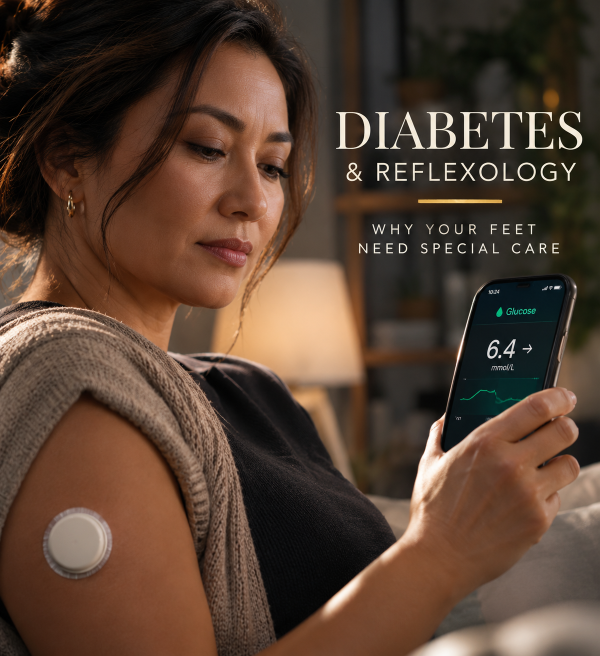
#> input picture brand/photos/diabetes/stills/client-phone.png, 1199 x 1312 px (shown at 1/2 size)
$ python -i diabetes_reel.py   (imports and definitions only)
#> lines starting #> are read from the running program, lines starting #| are printed output that depends on the picture
"""Reel — "Did you know stress can raise your blood sugar?" — Diabetes & Reflexology · Advanced Massage Therapy.

Educational story: stress hormones and blood sugar (established physiology, Diabetes Canada), diabetes and
the feet (neuropathy), the pancreas reflex (reflexology concept), gentle adapted technique, relaxation,
the owner's practitioner observation (5–15 % lower readings after a session, labelled "practitioner
observation · results vary" at the owner's explicit request), insulin safety line, "doesn't replace your
diabetes care", DM to book at Advanced Massage Therapy, 2020 Corydon Ave.

Voice (§47.8): ElevenLabs Zara via json2video (production/zara_tts.py), timed with faster-whisper word
timestamps (production/diabetes_audio/words.json).
Footage: owner's 4 clips (client + feet, Zarina working, client + glucose phone, storefront — shown only as a
heavy soft blur behind the OFFICIAL AMT logo, because the clip's sign is an AI redraw) + 5 stills.
Type (new pairing): Newsreader (editorial serif) + Manrope (sans) + Pinyon Script (accent).
Palette: deep teal (echoes the AMT knot) + ivory + champagne gold.
Music (§46, new): C minor -> E-flat major, 66 BPM, harp-like plucked arpeggios, warm string pad,
brush-swirl pulse on 2 & 4, wooden-knock accents on reveals, reverse swells into scene changes.

  python3 production/diabetes_reel.py stills [t ...]
  python3 production/diabetes_reel.py video
"""
import json
import math
import os
import subprocess
import sys
import wave
from multiprocessing import Pool

import numpy as np
import soundfile as sf
from PIL import Image, ImageDraw, ImageFilter, ImageFont

sys.path.insert(0, os.path.dirname(os.path.abspath(__file__)))
import oct16_amt_thanksgiving as base  # noqa: E402
from doctor_story_reel import put_shine, drop, slide  # noqa: E402
from oct16_amt_thanksgiving import Text, bilinear, ease_in_out, ease_out, letters, line, prog, put, put_c, put_x, rise, sharp_in, wash, wipe  # noqa: E402
from oct15_pe_thu_sat import ks  # noqa: E402

ROOT = base.ROOT
FONTS = base.FONTS
DB = os.path.join(ROOT, "brand", "photos", "diabetes")
AUD = os.path.join(ROOT, "production", "diabetes_audio")
LOGO = os.path.join(ROOT, "brand", "locations", "advanced-massage-therapy-logo.png")
FR = "/tmp/claude-0/-home-user-Reflex/f74b54ed-c929-5941-94f0-7201420216f3/scratchpad/diab_frames"
OUT_DIR = base.OUT_DIR
NAME = "2026-11-diabetes-reflexology-amt"
W, H, FPS = 1080, 1920, 30
# [1 line not run here, left out]
# [1 line that did not run here, left out]
# [1 line that did not run here, left out]

IVORY = (252, 247, 238)
NIGHT = (8, 14, 15)
TEAL = (96, 196, 188)
GOLD_LINE = (226, 194, 136)
base.GOLDS["champ"] = ((252, 238, 208), (226, 194, 140), (168, 130, 78))


# [18 lines left out: functions at, news, mano, not called in this run]


def pin(size):
    return ImageFont.truetype(os.path.join(FONTS, "PinyonScript-Regular.ttf"), size)


def T(txt, fnt, fill, tracking=0):
    return Text(txt, fnt, fill, tracking=tracking, shadow=NIGHT)


# ---------------------------------------------------------------- scenes (from the voice timing)
# [12 lines that did not run here, left out]
CLIPS = {"c1": "c1-feet-tingling.mp4", "c2": "c2-zarina-foot.mp4", "c3": "c3-glucose-phone.mp4", "c4": "c4-amt-storefront.mp4"}
# still: (file, source crop box with 9:16 aspect — keeps AI-baked titles out of frame)
STILLS = {"hook": ("client-phone.png", (0, 60, 660, 1233)),
          "pancreas": ("pancreas.png", (40, 380, 560, 1304)),
          "stress": ("client-phone.png", (0, 60, 660, 1233)),
          "chart": ("chart-v2.png", (110, 0, 974, 1536)),
          "towel": ("towel.png", (0, 0, 941, 1672)),
          "portrait": ("portrait.png", (100, 0, 800, 1244))}
CAMS = {"hook": (0.5, 0.42, 1.0, 1.07), "pancreas": (0.5, 0.36, 1.02, 1.20), "stress": (0.45, 0.55, 1.12, 1.30),
        "chart": (0.72, 0.36, 1.00, 1.16), "towel": (0.5, 0.45, 1.08, 1.0), "portrait": (0.5, 0.40, 1.0, 1.06)}
PANC_CHART = (792, 437)      # highlighted pancreas reflex on chart-v2.png (owner's v2: anatomically correct hand) (reflexology concept)


# [30 lines left out: functions build_still, cam_window, to_screen, render_still, not called in this run]


class Clip:
    # [77 lines left out: functions __init__, frame, zoom_grid, blurred_fill, scene_frame, not called in this run]


def background(A, t):
    act = [i for i, sc in enumerate(SCENES) if sc[2] - 1e-3 <= t <= sc[3] + 1e-3]
    if len(act) >= 2:
        i1, i2 = act[-2], act[-1]
        p = (t - SCENES[i2][2]) / max(1e-3, SCENES[i1][3] - SCENES[i2][2])
        a = Image.fromarray(np.clip(scene_frame(A, i1, t), 0, 255).astype(np.uint8)).filter(ImageFilter.GaussianBlur(10 * p))
        b = Image.fromarray(np.clip(scene_frame(A, i2, t), 0, 255).astype(np.uint8)).filter(ImageFilter.GaussianBlur(10 * (1 - p)))
        img = np.asarray(Image.blend(a, b, ease_in_out(p)), np.float32)
    else:
        img = scene_frame(A, act[0], t)
    img = img * A["vig"] + A["grain"][int(t * 15) % 3]
    f = Image.fromarray(np.clip(img, 0, 255).astype(np.uint8), "RGB").convert("RGBA")
    # living layer: warm lamp bokeh drifting in the foreground + fine floating dust in the light
    for (x, y, r, ph) in A["bokeh"]:
        put(f, A["bk"][r], x + 34 * math.sin(t * 0.21 + ph) - r, y + 22 * math.cos(t * 0.16 + ph) - r, 0.16 + 0.08 * math.sin(t * 0.9 + ph))
    for (x, y, spd, ph, a) in A["dust"]:
        put(f, A["mote"], (x + 18 * math.sin(t * 0.5 + ph)) % W, (y - spd * t) % H, a * (0.6 + 0.4 * math.sin(t * 1.3 + ph)))
    return f, act


# [102 lines left out: functions glow_dot, ring, point, build, not called in this run]


def fade(t, s, e, fi=0.45, fo=0.4):
    return ease_out(prog(t, s, fi)) * (1 - ease_in_out(prog(t, e - fo, fo)))


def soft_wash(f, y0, y1, a, k=0.6):
    wash(f, y0, y0 + (y1 - y0) * 0.4, NIGHT, 0.0, k * a)
    wash(f, y0 + (y1 - y0) * 0.4, y1, NIGHT, k * a, (k + 0.08) * a)


def top_wash(f, y1, a, k=0.55):
    wash(f, 0, y1, NIGHT, k * a, 0.0)


# Text layout (§49): safe area x 60…960, y 250…1580; lower third by default (≈1180–1560), upper band only when
# the subject fills the lower half. Never over faces, hands at work, feet or the phone being shown.
def frame_at(t, A):
    f, act = background(A, t)
    cx = W / 2
    # 1 · hook — face above, text in the lower third over the knit wrap
    if t < 2.85:
        a = fade(t, 0, 2.75, 0.5, 0.35)
        soft_wash(f, 1020, H, a)
        letters(f, A["stress"], cx - A["stress"].adv / 2, 1260, 0.25, t, a, step=0.04)
        wipe(f, A["can"], cx - A["can"].adv / 2, 1385, prog(t, at("raise") - 0.25, 0.7), a)
        p = prog(t, at("blood") - 0.2, 0.6)
        if p > 0:
            sharp_in(f, A["sugar"], cx - A["sugar"].adv / 2, 1530, p, a, scale_from=1.05, blur=10)
    # 2 · pancreas — organ in the upper middle, text low
    if 2.55 <= t < 5.7:
        a = fade(t, 2.55, 5.65)
        soft_wash(f, 1080, H, a, 0.72)
        letters(f, A["panc"], cx - A["panc"].adv / 2, 1370, at("pancreas") - 0.05, t, a, step=0.035)
        p = prog(t, at("insulin") - 0.2, 0.7)
        if p > 0:
            put_shine(f, A["ins"], cx - A["ins"].adv / 2, 1490 + 10 * (1 - ease_out(p)), a * ease_out(p), prog(t, at("insulin") + 0.4, 1.2))
    # 3 · cortisol + adrenaline — camera on the sensor (lower half), words in the upper band beside the face
    if 5.45 <= t < 10.3:
        a = fade(t, 5.45, 10.25)
        soft_wash(f, 1100, H, a, 0.62)
        slide(f, A["cort"], cx - A["cort"].adv / 2, 1300, prog(t, at("cortisol") - 0.15, 0.6), a, dx=-70)
        slide(f, A["adr"], cx - A["adr"].adv / 2, 1385, prog(t, at("adrenaline") - 0.1, 0.6), a, dx=70)
        wipe(f, A["glu"], cx - A["glu"].adv / 2, 1500, prog(t, at("glucose") - 0.25, 0.9), a)
    # 4 · feet — face top-left, foot centre-right: words on the right of the head, upper band
    if 10.15 <= t < 16.5:
        a = fade(t, 10.15, 16.45)
        soft_wash(f, 1180, H, a, 0.55)
        wipe(f, A["nerves"], cx - A["nerves"].adv / 2, 1330, prog(t, at("nerves") - 0.3, 0.9), a)
        ws = ("tingling", "numbness", "burning")
        for k, w in enumerate(ws):            # one word at a time, swapped in sync with the voice
            tx = A["sym"][k]
            t0 = at(w) - 0.15
            out = 1 - ease_in_out(prog(t, at(ws[k + 1]) - 0.3, 0.25)) if k < 2 else 1.0
            sharp_in(f, tx, cx - tx.adv / 2, 1490, prog(t, t0, 0.45), a * out, scale_from=1.08, blur=9)
    # 5 · chart — Zarina + map up top; glowing reflex point on the highlighted pancreas reflex
    if 16.35 <= t < 20.6:
        a = fade(t, 16.35, 20.55)
        S = A["S"]["chart"]
        p = (t - 16.35) / (20.55 - 16.35)
        sx, sy = to_screen(S, "chart", p, *PANC_CHART)
        point(f, A, sx, sy, t, at("pancreas", 17.0) - 0.05)
        soft_wash(f, 1150, H, a, 0.62)
        wipe(f, A["map"], cx - A["map"].adv / 2, 1300, prog(t, at("reflexology", 16.0) - 0.1, 0.9), a)
        letters(f, A["prx"], cx - A["prx"].adv / 2, 1405, at("pancreas", 17.0) - 0.05, t, a, step=0.03)
        rise(f, A["arch"], cx - A["arch"].adv / 2, 1500, prog(t, at("arch") - 0.2, 0.6), a)
    # 6 · gentle — hands in the middle, towel below: lower third
    if 20.45 <= t < 25.6:
        a = fade(t, 20.45, 25.55)
        soft_wash(f, 1200, H, a, 0.6)
        sharp_in(f, A["first"], cx - A["first"].adv / 2, 1400, prog(t, at("checks") - 0.2, 0.7), a, blur=8)
        p = prog(t, at("pressure") - 0.3, 0.8)
        if p > 0:
            put_shine(f, A["gentle"], cx - A["gentle"].adv / 2, 1535 + 10 * (1 - ease_out(p)), a * ease_out(p), prog(t, at("gentle") + 0.2, 1.3))
    # 7 · relax — face top, hands mid; text low over the blanket
    if 25.45 <= t < 31.35:
        a = fade(t, 25.45, 31.3)
        soft_wash(f, 1250, H, a, 0.55)
        sw = at("easing") - 0.3
        a1 = a * (1 - ease_in_out(prog(t, sw - 0.3, 0.3)))
        letters(f, A["may"], cx - A["may"].adv / 2, 1400, at("may") - 0.1, t, a1, step=0.025)
        p = prog(t, at("relax") - 0.3, 0.9)
        if p > 0:
            put_shine(f, A["relax"], cx - A["relax"].adv / 2, 1555, a1 * ease_out(p), prog(t, at("relax") + 0.3, 1.4))
        rise(f, A["self"], cx - A["self"].adv / 2, 1500, prog(t, sw, 0.6), a * ease_out(prog(t, sw, 0.4)))
    # 8 · observation + insulin safety — whole clip visible (face + phone), text in the blurred band beneath it
    if 31.2 <= t < 44.45:
        a = fade(t, 31.2, 44.4)
        soft_wash(f, 1300, H, a, 0.5)
        sw = at("If") - 0.35
        a1 = a * (1 - ease_in_out(prog(t, sw - 0.35, 0.35)))
        a2 = a * ease_out(prog(t, sw, 0.45))
        pr = ease_out(prog(t, at("practice") - 0.6, 0.8)) * (1 - ease_in_out(prog(t, at("5") - 0.55, 0.35)))
        wipe(f, A["prac"], cx - A["prac"].adv / 2, 1450, prog(t, at("practice") - 0.6, 0.8), a1 * (pr if t < at("5") else 0))
        tp = at("5") - 0.2
        sharp_in(f, A["pct"], cx - A["pct"].adv / 2, 1460, prog(t, tp, 0.7), a1, scale_from=0.92, blur=10)
        if t > tp + 0.8:
            put_shine(f, A["pct"], cx - A["pct"].adv / 2, 1460, a1, prog(t, tp + 0.8, 1.3))
        rise(f, A["lower"], cx - A["lower"].adv / 2, 1530, prog(t, at("lower") - 0.2, 0.6), a1 * (1 - ease_in_out(prog(t, at("Results") - 0.3, 0.3))))
        letters(f, A["obs"], cx - A["obs"].adv / 2, 1530, at("Results") - 0.15, t, a1, step=0.012)
        sharp_in(f, A["ins1"], cx - A["ins1"].adv / 2, 1450, prog(t, sw + 0.1, 0.6), a2, blur=8)
        letters(f, A["ins2"], cx - A["ins2"].adv / 2, 1535, at("check", 40.0) - 0.1, t, a2, step=0.018)
    # 9 · alongside — soft storefront mood, the OFFICIAL logo sharp on top
    if 44.3 <= t < 49.05:
        a = fade(t, 44.3, 49.0)
        lg = A["logo"]
        pl = ease_out(prog(t, 44.5, 0.9))
        put(f, lg, cx - lg.width / 2, 560 - lg.height / 2 + 14 * (1 - pl), a * pl)
        drop(f, A["repl"], cx - A["repl"].adv / 2, 1180, prog(t, at("replace") - 0.3, 0.7), a)
        drop(f, A["care"], cx - A["care"].adv / 2, 1290, prog(t, at("diabetes", 44.0) - 0.2, 0.7), a)
        p = prog(t, at("alongside") - 0.2, 0.9)
        if p > 0:
            put_shine(f, A["along"], cx - A["along"].adv / 2, 1450 + 10 * (1 - ease_out(p)), a * ease_out(p), prog(t, at("alongside") + 0.3, 1.3))
    # 10 · end card — portrait; frosted lower part, small official logo, name, DM, address
    if t >= 48.9:
        a = ease_out(prog(t, 48.9, 0.7))
        fr = ease_in_out(prog(t, 49.0, 1.0))
        if fr > 0.01:
            low = f.crop((0, 980, W, H)).filter(ImageFilter.GaussianBlur(18 * fr))
            ramp = np.clip(np.arange(H - 980, dtype=np.float32) / 200.0, 0, 1)[:, None].repeat(W, 1)
            f.paste(low, (0, 980), Image.fromarray((ramp * 255).astype(np.uint8), "L"))
        wash(f, 980, 1180, NIGHT, 0.0, 0.7 * a)
        wash(f, 1180, H, NIGHT, 0.7 * a, 0.8 * a)
        tz = at("Send") - 0.2
        sharp_in(f, A["zr"], cx - A["zr"].adv / 2, 1170, prog(t, 49.2, 0.7), 1.0, blur=8)
        wipe(f, A["ther"], cx - A["ther"].adv / 2, 1258, prog(t, 49.7, 0.9))
        letters(f, A["dm"], cx - A["dm"].adv / 2, 1340, tz, t, step=0.02)
        lg = A["logo_s"]
        pl = ease_out(prog(t, at("Advanced", 50.0) - 0.4, 0.8))
        put(f, lg, cx - lg.width / 2, 1385 + 8 * (1 - pl), pl)
        line(f, cx, 1365, 300 * ease_in_out(prog(t, tz + 0.6, 0.7)), GOLD_LINE, 0.8, thick=2)
        p = ease_out(prog(t, at("Therapy", 50.0) + 0.1, 0.6))
        put_c(f, A["addr"], 1580, p, dy=10 * (1 - p))
    # small legal note on dramatized client scenes (§49.2 exception)
    da = max(fade(t, 0.0, 2.75, 0.6, 0.35), fade(t, 5.45, 10.25), fade(t, 10.15, 16.45), fade(t, 31.2, 44.4)) * 0.62
    if da > 0.01:
        put_c(f, A["drama"], 1650, da)
    # opening: from blur into reality; ending: back into a soft blur
    bi = 1 - ease_out(prog(t, 0.0, 1.0))
    bo = ease_in_out(prog(t, DURATION - 1.5, 1.5))
    b = max(bi, bo)
    if b > 0.01:
        f = f.filter(ImageFilter.GaussianBlur(24 * b))
        if bo > 0.01:
            f.alpha_composite(Image.new("RGBA", (W, H), (240, 232, 220, int(80 * bo))))
    return np.asarray(f.convert("RGB"))


_A = None


def _init():
    global _A
    _A = build()


def _render(i):
    return frame_at(i / FPS, _A).tobytes()


# ---------------------------------------------------------------- audio (§46: new direction)
# [132 lines left out: functions synth_audio, main, not called in this run]


# [2 lines not run here, left out]

>>> import cv2
>>> picture = cv2.imread('../brand/photos/diabetes/stills/client-phone.png', cv2.IMREAD_GRAYSCALE)
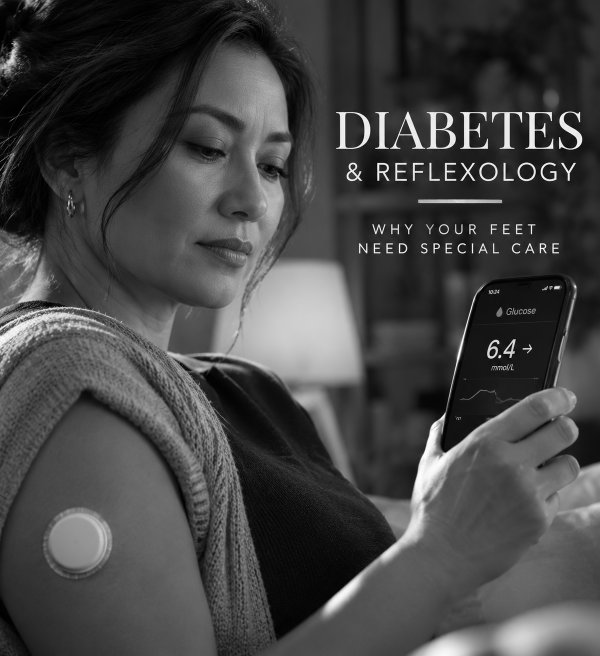
#> picture: shape (1312, 1199) (shown at 1/2 size); min 0, max 255, mean 68.5
#> (the run stopped early here; a loop or call above may not have finished)

$ run again, on brand/photos/amt-nov2-6/roses.jpg
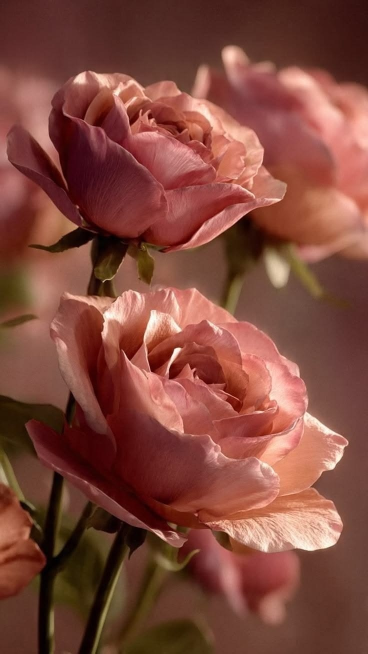
#> input picture brand/photos/amt-nov2-6/roses.jpg, 736 x 1308 px (shown at 1/2 size)
#> `picture = cv2.imread('../brand/photos/diabetes/stills/client-phone.png..`:
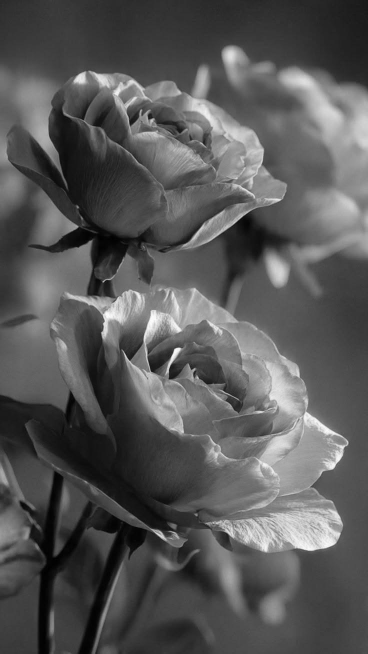
#> picture: shape (1308, 736) (shown at 1/2 size); min 0, max 255, mean 87.6
